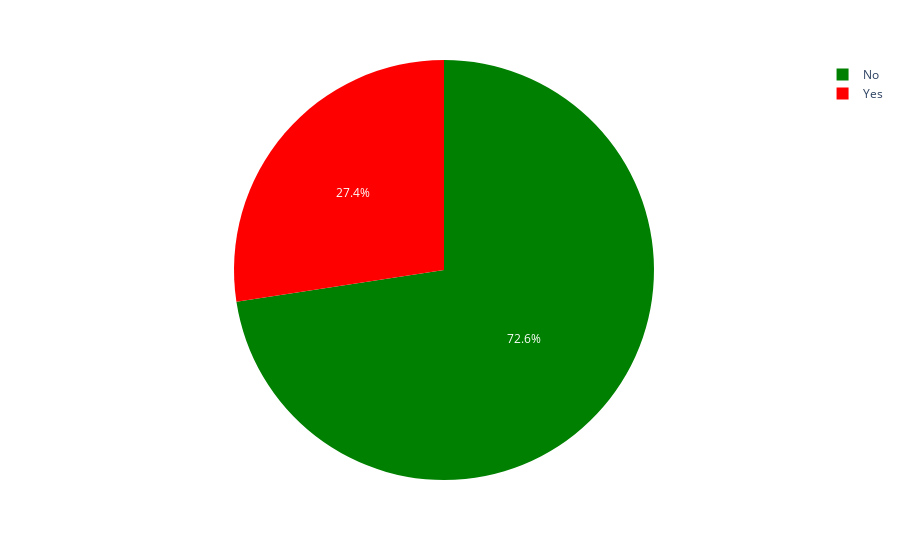

Notebook cell for this chart:
### Code cell
import plotly.express as px

fig = px.pie(Bank,names='Loan_Status',color='Loan_Status',
             color_discrete_map={'Yes':'red',
                                 'No':'green'})
fig.show()

### Figure 1 — Plotly figure (JSON) as saved in the notebook; plotly's stock layout.template omitted (floating-point values rounded to 4 significant figures; data arrays with more than 128 entries replaced by an {"elided": "..."} marker saying what was removed)
{"data": [{"customdata": {"elided": "981x1 str values"}, "domain": {"x": [0, 1], "y": [0, 1]}, "hovertemplate": "Loan_Status=%{customdata[0]}<extra></extra>", "labels": {"elided": "981 str values"}, "legendgroup": "", "marker": {"colors": {"elided": "981 str values"}}, "name": "", "showlegend": true, "type": "pie"}], "layout": {"legend": {"tracegroupgap": 0}, "margin": {"t": 60}}}
